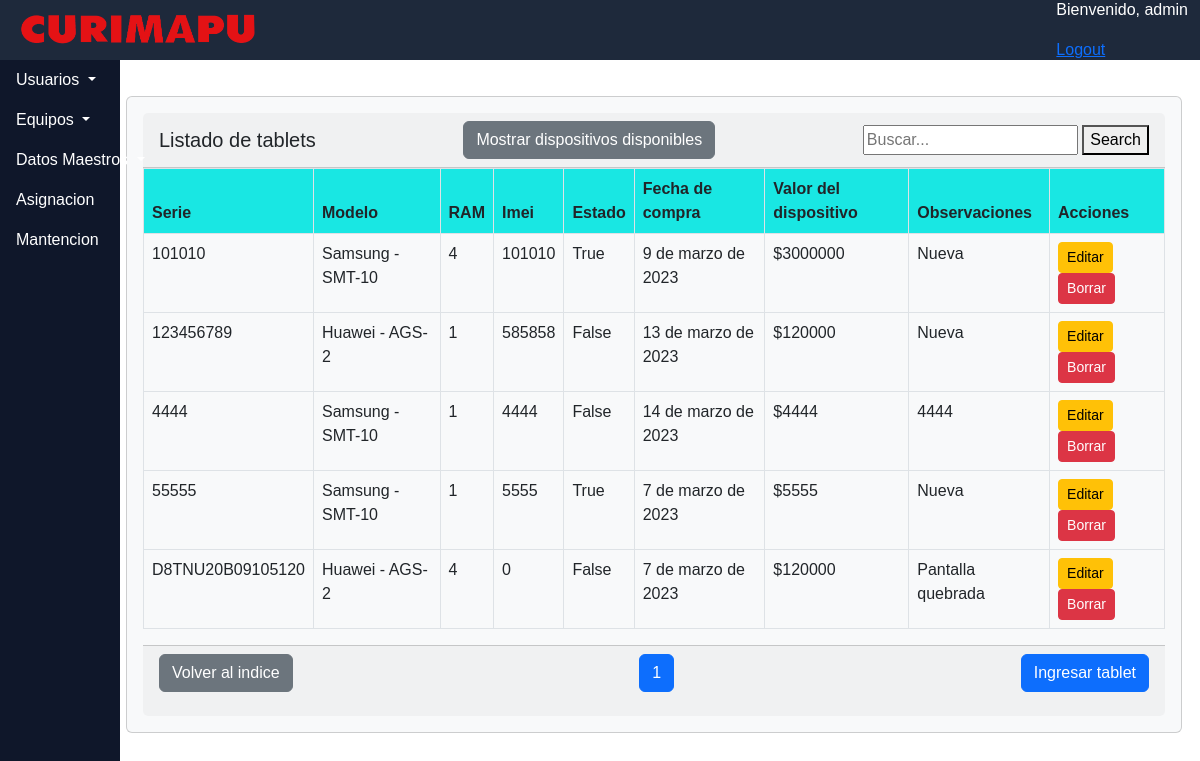
Screenshot of /dashboard/panel_tablets.html (signed in) with the database file from the repository.
### dashboard/models.py (models this page shows, shortened)
class Tablets(models.Model): #crear views, forms and urls
    serie_tablet = models.CharField(unique=True,max_length=25)
    modelo_tablet = models.ForeignKey(Modelos,on_delete=models.CASCADE)
    imei_tb = models.CharField (max_length=20,null=True,blank=True)
    estado_tablet = models.BooleanField()
    fecha_compra_tablet = models.DateField(help_text='Fecha en la que se recepciona el equipo en la empresa')
    valor_tablet = models.IntegerField(help_text='Por favor inserte el valor en CLP')
    observaciones_tablets = models.CharField(max_length=100,blank=True)
    tram = models.IntegerField(verbose_name='Memoria Ram')
    class Meta:
        ordering = ['modelo_tablet']

class Modelos(models.Model):
    m_marca = models.ForeignKey(Marca,on_delete=models.CASCADE,verbose_name='Marca')
    m_param = models.ForeignKey(ParamTipo,on_delete=models.CASCADE,verbose_name='Tipo')
    m_modelo = models.CharField(max_length=50,unique=True,verbose_name='Modelo')
    m_procesador = models.ForeignKey(Procesador,default="01",on_delete=models.SET_DEFAULT,help_text="Por favor marcar 'No aplica' para las camionetas"
                                     ,verbose_name='Procesador')
    def __str__(self):
        return str(u"{} - {}").format(
            self.m_marca,
            self.m_modelo,
        )
    class Meta:
        ordering = ['m_marca']

class Marca(models.Model):
    marca = models.CharField(max_length=20, unique= True)
    def __str__(self):
        return self.marca

### dashboard/views.py (the view, shortened to what this page needs)
# urls.py: path('panel_tablets.html',panel_tablets.as_view(),name ='panel_tablets'),
@method_decorator(login_required, name='dispatch' )
class panel_tablets(ListView):
    context_object_name = 'panel_tablets'
    template_name = 'dashboard/panel_tablets.html'
    paginate_by = 50
    search_form = SearchForm
    def get_queryset(self):
        show_available = self.request.GET.get('show_available')
        queryset = Tablets.objects.order_by('serie_tablet')
        if show_available == 'true':
            available_devices = Asignacion.objects.filter(vigente=False).values_list('tablet_a_id', flat=True)
            queryset = queryset.filter(
                Q(id__in=available_devices) |
                Q(asignacion__isnull=True)
            )
        query = self.request.GET.get('query')
        return queryset
    def get_context_data(self, **kwargs):
        context = super(panel_tablets, self).get_context_data(**kwargs)
        context['search_form'] = self.search_form(self.request.GET or None)
        return context

### dashboard/forms.py
class SearchForm(forms.Form):
    query = forms.CharField(label='', widget=forms.TextInput(attrs={'placeholder': 'Buscar...'}))

### dashboard/templates/dashboard/panel_tablets.html (shortened to what this page needs)
{% extends "dashboard/base.html" %}
{% load crispy_forms_tags %}
{% load static %}
{% block content %}
<div class="card text-dark bg-light mb-3">
  <div class="card-body">
    <div class="card-header d-flex justify-content-between align-items-center">
      <h5 class="mb-0">Listado de tablets</h5>
      {% with request.GET.show_available as show_available %}
  <a href="?show_available={% if show_available == 'true' %}false{% else %}true{% endif %}{% if request.GET.query %}&query={{ request.GET.query }}{% endif %}" class="btn btn-secondary">
    {% if show_available == 'true' %}Mostrar todos los dispositivos{% else %}Mostrar dispositivos disponibles{% endif %}
  </a>
{% endwith %}
      <form method="GET" class="search-form">
        <input type="text" name="query" value="{{ search_form.value }}" placeholder="Buscar...">
        <button type="submit">Search</button>
    </form>
    </div>
      <div class="table-responsive" style="max-height: calc(100vh - 270px); overflow-y: auto;">
        <table class="table table-hover table-bordered">
            <thead style="background-color: rgb(25, 231, 227);">
            <tr>
                <th>Serie</th>
                <th>Modelo</th>
                <th>RAM</th>
                <th>Imei</th>
                <th>Estado</th>
                <th>Fecha de compra</th>
                <th>Valor del dispositivo</th>
                <th>Observaciones</th>
                <th>Acciones</th>
            </tr>
        </thead>
        <tbody>
            {% for Tablets in object_list %}
            <tr class="table-hover">
                <td>{{ Tablets.serie_tablet }}</td>
                <td>{{ Tablets.modelo_tablet }}</td>
                <td>{{ Tablets.tram }}</td>
                <td>{{ Tablets.imei_tb }}</td>
                <td>{{ Tablets.estado_tablet }}</td>
                <td>{{ Tablets.fecha_compra_tablet }}</td>
                <td>${{ Tablets.valor_tablet }}</td>
                <td>{{ Tablets.observaciones_tablets }}</td>
                <td>
                    <a href="{% url 'dashboard:edita' Tablets.pk %}" class="btn btn-warning btn-sm">Editar</a>
                    <a href="{% url 'dashboard:deleta' Tablets.pk %}" class="btn btn-danger btn-sm">Borrar</a>
                </td>
            </tr>
            {% endfor %}
        </tbody>
    </table>
</div>
<div class="card-footer">
<div class="pagination d-flex justify-content-between">
  <p>
    <a href="{% url "dashboard:index" %}" class="btn btn-secondary">Volver al indice</a>
</p>
  <ul class="pagination">
    {% for num in page_obj.paginator.page_range %}
      {% if page_obj.number == num %}
        <li class="page-item active"><a class="page-link" href="?page={{ num }}">{{ num }}</a></li>
      {% elif num > page_obj.number|add:'-3' and num < page_obj.number|add:'3' %}
        <li class="page-item"><a class="page-link" href="?page={{ num }}">{{ num }}</a></li>
      {% endif %}
    {% endfor %}
  </ul>
    <p>
        <button type="button" class="btn btn-primary" onclick="location.href='{% url 'dashboard:newta' %}'">Ingresar tablet</button>
    </p>
</div>
</div>
</div>
{% endblock %}

### dashboard/templates/dashboard/base.html (shortened to what this page needs)
<!DOCTYPE html>
<html lang="es">
<html>
    <head>
        {% load static %}
            <link href="
            https://cdn.jsdelivr.net/npm/bootstrap@5.2.3/dist/css/bootstrap.min.css
            " rel="stylesheet">
    </head>
<body>
    <header>
        {% block header %}
        <nav class="navbar navbar-expand-lg navbar-dark fixed-top" style="background-color: rgb(30 41 59); z-index:2;">
            <div class="container-fluid">
                <a class="navbar-brand" href="{% url "dashboard:index" %}">
                        <img src="{% static '/img/logocurimapu.png' %}" alt="Curimapu" width="250px" height="40px">
                </a>
                <div class ="d-flex justify-content-between">
                  <div class = "ml-auto">
                  <p style="color: white;">Bienvenido, {{ request.user.username }}</p>
                  <a href="{% url 'dashboard:logout' %}">Logout</a>
                </div>
              </div>
                </div>
        </nav>
        {% endblock %}
    </header>
    {% block side %}
    <div class="sidebar">
      <ul class="nav flex-column">
        <li class="nav-item dropdown">
          <a class="nav-link dropdown-toggle" href="#" id="usuariosDropdown" role="button" data-bs-toggle="dropdown" aria-expanded="false">
            Usuarios
          </a>
        </li>
        <li class="nav-item dropdown">
          <a class="nav-link dropdown-toggle" href="#" id="equiposDropdown" role="button" data-bs-toggle="dropdown" aria-expanded="false">
            Equipos
          </a>
        </li>
        <li class="nav-item dropdown">
          <a class="nav-link dropdown-toggle" href="#" id="datosMaestrosDropdown" role="button" data-bs-toggle="dropdown" aria-expanded="false">
            Datos Maestros
          </a>
        </li>
        <li class="nav-item">
          <a class="nav-link" href="{% url "dashboard:panel_asignacion" %}">Asignacion</a>
        </li>
        <li class="nav-item">
          <a class="nav-link" href="{% url "dashboard:panel_mantencion" %}">Mantencion</a>
        </li>
      </ul>
    </div>
    {% endblock %}
    <main>
        {% block content %}{% endblock %}
    </main>
</body>
</html>

### dashboard/templates/dashboard/base.html (style rules this page uses)
body { font-family: 'OpenSans-Light', sans-serif; }
.sidebar { width: 12.5%; background-color: rgb(15, 23, 42); height: 100dvh; position: fixed; width: 10%; top: 1; left: 0; z-index: 1; }
.navbar { position: fixed; top: 0; left: 0%; width: 100%; height: 60px; z-index: 1; }
.nav-link { color: #fff; }
main { margin-top: 60px; margin-left: 10.5%; width: 88%; padding-top: 20px; z-index: 1; }

### rows the page displays
Tablets: serie_tablet "101010", modelo_tablet "Samsung - SMT-10", tram "4", imei_tb "101010", estado_tablet "True", fecha_compra_tablet "9 de marzo de 2023", valor_tablet "3000000", observaciones_tablets "Nueva"
Tablets: serie_tablet "123456789", modelo_tablet "Huawei - AGS-2", tram "1", imei_tb "585858", estado_tablet "False", fecha_compra_tablet "13 de marzo de 2023", valor_tablet "120000", observaciones_tablets "Nueva"
Tablets: serie_tablet "4444", modelo_tablet "Samsung - SMT-10", tram "1", imei_tb "4444", estado_tablet "False", fecha_compra_tablet "14 de marzo de 2023", valor_tablet "4444", observaciones_tablets "4444"
Tablets: serie_tablet "55555", modelo_tablet "Samsung - SMT-10", tram "1", imei_tb "5555", estado_tablet "True", fecha_compra_tablet "7 de marzo de 2023", valor_tablet "5555", observaciones_tablets "Nueva"
Tablets: serie_tablet "D8TNU20B09105120", modelo_tablet "Huawei - AGS-2", tram "4", imei_tb "0", estado_tablet "False", fecha_compra_tablet "7 de marzo de 2023", valor_tablet "120000", observaciones_tablets "Pantalla quebrada"

### other values shown
{{ request.user.username }} "admin"
{{ num }} "1"
